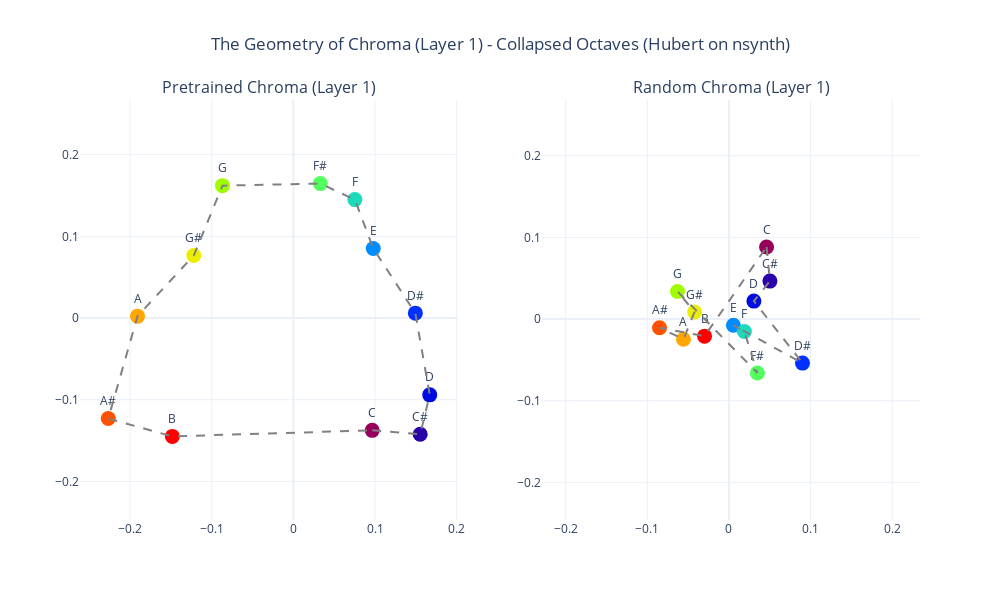

Notebook code cell kept with this figure:
### Code cell
# 1. SETUP LABELS AND BINS
n_bins = 257
freqs = np.linspace(0, 8000, n_bins)
freqs[0] = 1.0  # Avoid log(0)

# Map every bin to a "Note Index" (0 to 11) using the MIDI formula
midi_notes = 12 * np.log2(freqs / 440.0) + 69
chroma_indices = np.round(midi_notes) % 12  # 0=C, 1=C#, ..., 11=B
labels = ["C", "C#", "D", "D#", "E", "F", "F#", "G", "G#", "A", "A#", "B"]

# 2. LOAD WEIGHTS
layer_idx = 1

# Update paths if your folders are named differently!
pre_path = "../results/hubert-base_pretrained_librispeech_ridge/stft_weights.npz"
rand_path = "../results/hubert-base_random_librispeech_ridge/stft_weights.npz"

pre_data = np.load(pre_path)
rand_data = np.load(rand_path)

W_pre = pre_data[f"layer_{layer_idx}_coefs"]
W_rand = rand_data[f"layer_{layer_idx}_coefs"]

# 3. EXTRACTION FUNCTION
def get_chroma_pca(W_layer):
    chroma_vectors = []
    valid_labels = []
    
    for i in range(12):
        # Find all bins that map to this note
        indices = np.where(chroma_indices == i)[0]
        
        # Filter out very low/high freq noise (keep human voice range 80-4000Hz)
        indices = [idx for idx in indices if 80 < freqs[idx] < 4000]
        
        if len(indices) > 0:
            # Average the weight vectors (Collapsing the Octaves)
            avg_vec = np.mean(W_layer[indices], axis=0)
            chroma_vectors.append(avg_vec)
            valid_labels.append(labels[i])
            
    chroma_vectors = np.array(chroma_vectors)
    
    # Run PCA to get 2D coordinates
    pca = PCA(n_components=2)
    reduced = pca.fit_transform(chroma_vectors)
    return reduced, valid_labels

# Extract for both models
reduced_pre, labels_pre = get_chroma_pca(W_pre)
reduced_rand, labels_rand = get_chroma_pca(W_rand)

# 4. PLOT THE CLOCKS SIDE-BY-SIDE
fig = make_subplots(
    rows=1, cols=2, 
    subplot_titles=(f"Pretrained Chroma (Layer {layer_idx})", f"Random Chroma (Layer {layer_idx})")
)

# --- Add Pretrained Trace ---
fig.add_trace(go.Scatter(
    x=reduced_pre[:, 0], y=reduced_pre[:, 1],
    mode='markers+text', text=labels_pre, textposition="top center",
    marker=dict(size=15, color=np.arange(len(labels_pre)), colorscale='Rainbow', showscale=False)
), row=1, col=1)

# Connect the Pretrained loop
fig.add_trace(go.Scatter(
    x=np.append(reduced_pre[:, 0], reduced_pre[0, 0]), 
    y=np.append(reduced_pre[:, 1], reduced_pre[0, 1]),
    mode='lines', line=dict(color='gray', dash='dash'), hoverinfo='skip'
), row=1, col=1)

# --- Add Random Trace ---
fig.add_trace(go.Scatter(
    x=reduced_rand[:, 0], y=reduced_rand[:, 1],
    mode='markers+text', text=labels_rand, textposition="top center",
    marker=dict(size=15, color=np.arange(len(labels_rand)), colorscale='Rainbow', showscale=False)
), row=1, col=2)

# Connect the Random loop
fig.add_trace(go.Scatter(
    x=np.append(reduced_rand[:, 0], reduced_rand[0, 0]), 
    y=np.append(reduced_rand[:, 1], reduced_rand[0, 1]),
    mode='lines', line=dict(color='gray', dash='dash'), hoverinfo='skip'
), row=1, col=2)

# 5. CLEANUP LAYOUT
fig.update_layout(
    title=f"The Geometry of Chroma (Layer {layer_idx}) - Collapsed Octaves (Hubert on nsynth)",
    title_x=0.5, width=1000, height=600, template="plotly_white",
    showlegend=False
)

# Ensure the axes are scaled squarely so circles look like circles
fig.update_xaxes(scaleanchor="y", scaleratio=1, row=1, col=1)
fig.update_yaxes(scaleanchor="x", scaleratio=1, row=1, col=1)
fig.update_xaxes(scaleanchor="y", scaleratio=1, row=1, col=2)
fig.update_yaxes(scaleanchor="x", scaleratio=1, row=1, col=2)

fig.show()

### Figure 1 — Plotly figure (JSON) as saved in the notebook; plotly's stock layout.template omitted (floating-point values rounded to 4 significant figures)
{"data": [{"marker": {"color": [0, 1, 2, 3, 4, 5, 6, 7, 8, 9, 10, 11], "colorscale": [[0, "rgb(150,0,90)"], [0.125, "rgb(0,0,200)"], [0.25, "rgb(0,25,255)"], [0.375, "rgb(0,152,255)"], [0.5, "rgb(44,255,150)"], [0.625, "rgb(151,255,0)"], [0.75, "rgb(255,234,0)"], [0.875, "rgb(255,111,0)"], [1, "rgb(255,0,0)"]], "showscale": false, "size": 15}, "mode": "markers+text", "text": ["C", "C#", "D", "D#", "E", "F", "F#", "G", "G#", "A", "A#", "B"], "textposition": "top center", "type": "scatter", "x": [0.09655, 0.1553, 0.167, 0.1494, 0.09783, 0.0753, 0.03305, -0.08681, -0.1219, -0.1908, -0.2267, -0.1482], "xaxis": "x", "y": [-0.1376, -0.1424, -0.09406, 0.00602, 0.08517, 0.145, 0.1646, 0.1622, 0.07665, 0.002311, -0.1231, -0.1449], "yaxis": "y"}, {"hoverinfo": "skip", "line": {"color": "gray", "dash": "dash"}, "mode": "lines", "type": "scatter", "x": [0.09655, 0.1553, 0.167, 0.1494, 0.09783, 0.0753, 0.03305, -0.08681, -0.1219, -0.1908, -0.2267, -0.1482, 0.09655], "xaxis": "x", "y": [-0.1376, -0.1424, -0.09406, 0.00602, 0.08517, 0.145, 0.1646, 0.1622, 0.07665, 0.002311, -0.1231, -0.1449, -0.1376], "yaxis": "y"}, {"marker": {"color": [0, 1, 2, 3, 4, 5, 6, 7, 8, 9, 10, 11], "colorscale": [[0, "rgb(150,0,90)"], [0.125, "rgb(0,0,200)"], [0.25, "rgb(0,25,255)"], [0.375, "rgb(0,152,255)"], [0.5, "rgb(44,255,150)"], [0.625, "rgb(151,255,0)"], [0.75, "rgb(255,234,0)"], [0.875, "rgb(255,111,0)"], [1, "rgb(255,0,0)"]], "showscale": false, "size": 15}, "mode": "markers+text", "text": ["C", "C#", "D", "D#", "E", "F", "F#", "G", "G#", "A", "A#", "B"], "textposition": "top center", "type": "scatter", "x": [0.04604, 0.05016, 0.03051, 0.09005, 0.005433, 0.01886, 0.03478, -0.06301, -0.04213, -0.0557, -0.08507, -0.02992], "xaxis": "x2", "y": [0.08819, 0.04648, 0.02196, -0.05392, -0.007555, -0.01532, -0.066, 0.03376, 0.00873, -0.02466, -0.01073, -0.02094], "yaxis": "y2"}, {"hoverinfo": "skip", "line": {"color": "gray", "dash": "dash"}, "mode": "lines", "type": "scatter", "x": [0.04604, 0.05016, 0.03051, 0.09005, 0.005433, 0.01886, 0.03478, -0.06301, -0.04213, -0.0557, -0.08507, -0.02992, 0.04604], "xaxis": "x2", "y": [0.08819, 0.04648, 0.02196, -0.05392, -0.007555, -0.01532, -0.066, 0.03376, 0.00873, -0.02466, -0.01073, -0.02094, 0.08819], "yaxis": "y2"}], "layout": {"annotations": [{"font": {"size": 16}, "showarrow": false, "text": "Pretrained Chroma (Layer 1)", "x": 0.225, "xanchor": "center", "xref": "paper", "y": 1, "yanchor": "bottom", "yref": "paper"}, {"font": {"size": 16}, "showarrow": false, "text": "Random Chroma (Layer 1)", "x": 0.775, "xanchor": "center", "xref": "paper", "y": 1, "yanchor": "bottom", "yref": "paper"}], "height": 600, "showlegend": false, "title": {"text": "The Geometry of Chroma (Layer 1) - Collapsed Octaves (Hubert on nsynth)", "x": 0.5}, "width": 1000, "xaxis": {"anchor": "y", "domain": [0, 0.45], "scaleanchor": "y", "scaleratio": 1}, "xaxis2": {"anchor": "y2", "domain": [0.55, 1], "scaleanchor": "y", "scaleratio": 1}, "yaxis": {"anchor": "x", "domain": [0, 1], "scaleanchor": "x", "scaleratio": 1}, "yaxis2": {"anchor": "x2", "domain": [0, 1], "scaleanchor": "x", "scaleratio": 1}}}
